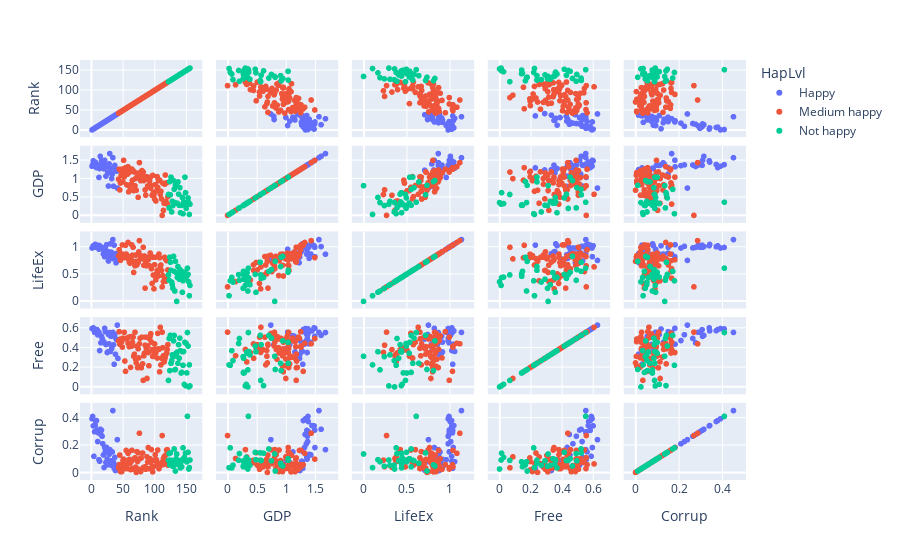

The cell this chart's notebook holds for it:
### Code cell
df.columns = ["Rank", "Reg", "Scor", "GDP", "SocSupp", "LifeEx", "Free", "Gene", "Corrup", "HapLvl"]
corr_check = px.scatter_matrix(df, dimensions = ["Rank", "GDP", "LifeEx", "Free", "Corrup"], color = "HapLvl")
corr_check.show()
